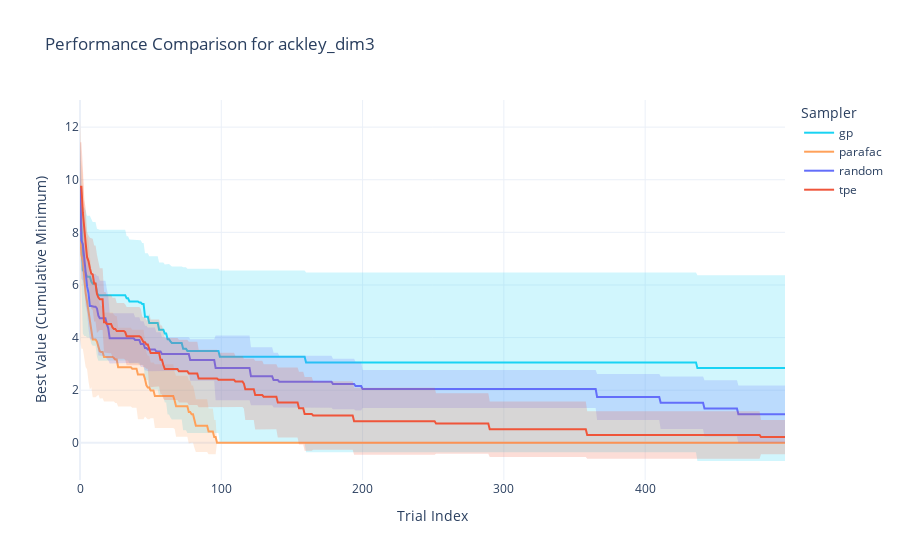
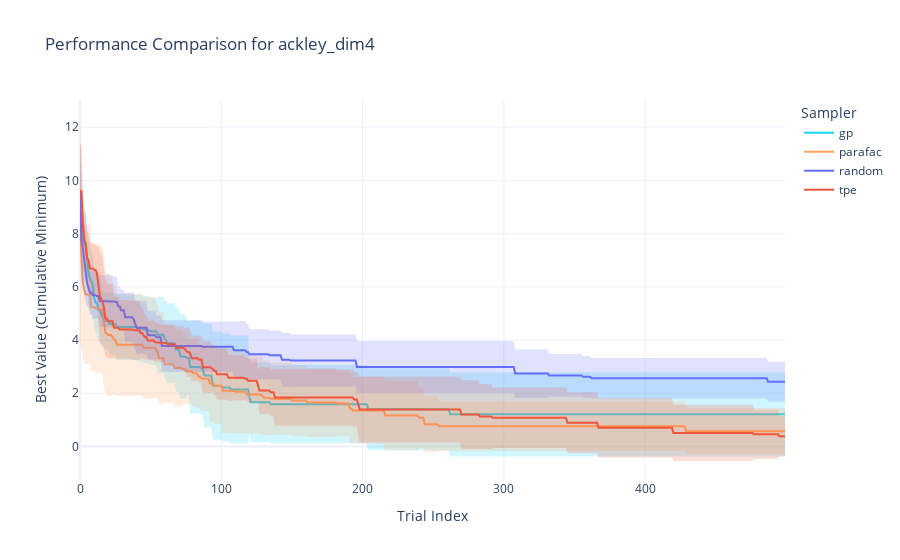
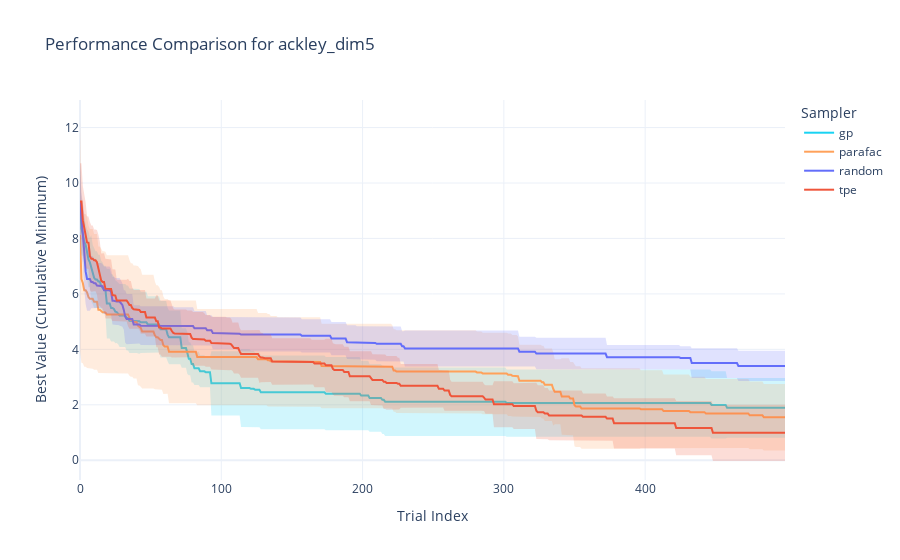
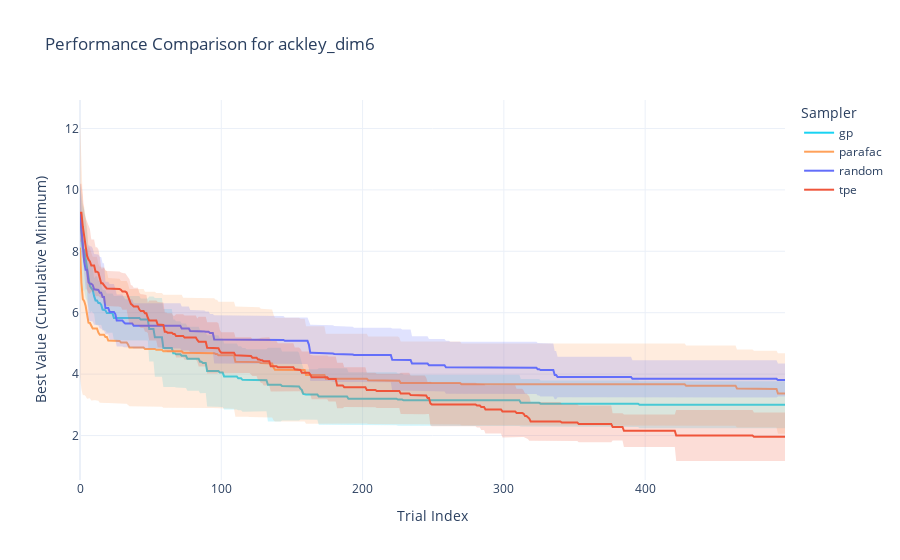

Here is the notebook cell these charts were saved with, in order:
### Code cell
import plotly.colors as pc
import plotly.graph_objects as go
from collections import defaultdict
import numpy as np




max_plot_length = 500


# Function to convert hex to rgba
def hex_to_rgba(hex_color, alpha=0.2):
    hex_color = hex_color.lstrip('#')
    rgb = tuple(int(hex_color[i:i+2], 16) for i in (0, 2, 4))
    return f'rgba({rgb[0]}, {rgb[1]}, {rgb[2]}, {alpha})'

# Updating sampler colors to HEX for compatibility
sampler_colors = {
    'random': pc.qualitative.Plotly[0],
    'tpe': pc.qualitative.Plotly[1],
    'gp': pc.qualitative.Plotly[2],
    'hgp': pc.qualitative.Plotly[3],
    'parafac': pc.qualitative.Plotly[4],
    'botorch': pc.qualitative.Plotly[5],
}

for objective_function, samplers in grouped_results.items():
    fig = go.Figure()

    if 'ackley_dim2' == objective_function or 'sphere_dim2' == objective_function:
        continue        

    if "parafac" not in [sampler_key.split("_")[2] for sampler_key in samplers]:
        continue

    for sampler_key in samplers:
        # サンプラーを抽出
        sampler_name = sampler_key.split("_")[2]  # "random", "tpe", etc.

        if sampler_name == "hgp":
            continue

        if sampler_name == "gp":
            continue


        # 各サンプラーの結果をプロット
        histories = results[sampler_key]
        max_length = max(len(h) for h in histories)
        padded_histories = [np.pad(h, (0, max_length - len(h)), 'edge') for h in histories]
        mean_history = np.mean(padded_histories, axis=0)
        std_history = np.std(padded_histories, axis=0)

        # プロットする範囲を制限
        truncated_mean_history = mean_history[:max_plot_length]
        truncated_std_history = std_history[:max_plot_length]

        # 1シグマの上下限を計算
        lower_bound = truncated_mean_history - truncated_std_history
        upper_bound = truncated_mean_history + truncated_std_history

        # 平均履歴をプロット
        fig.add_trace(go.Scatter(
            x=list(range(len(truncated_mean_history))),
            y=truncated_mean_history,
            mode='lines',
            name=sampler_name if sampler_name != "botorch" else "gp",
            line=dict(color=sampler_colors[sampler_name])
        ))

                # 1シグマの塗りつぶしを追加
        fig.add_trace(go.Scatter(
            x=list(range(len(truncated_mean_history))) + list(range(len(truncated_mean_history))[::-1]),
            y=list(upper_bound) + list(lower_bound[::-1]),
            fill='toself',
            fillcolor=hex_to_rgba(sampler_colors[sampler_name], alpha=0.2),
            line=dict(color='rgba(255,255,255,0)'),  # No border line
            hoverinfo="skip",  # Skip hover info for the fill
            showlegend=False  # Don't show in the legend
        ))


    # グラフの設定
    fig.update_layout(
        title=f"Performance Comparison for {objective_function}",
        xaxis_title="Trial Index",
        yaxis_title="Best Value (Cumulative Minimum)",
        legend_title="Sampler",
        template="plotly_white"
    )
    fig.show()

    
    import os
    file_name = os.path.join(results_dir, f"{objective_function}_history.png")
    fig.write_image(file_name)

### Figure 1 — Plotly figure (JSON) as saved in the notebook; plotly's stock layout.template omitted (floating-point values rounded to 4 significant figures; data arrays with more than 128 entries replaced by an {"elided": "..."} marker saying what was removed)
{"data": [{"line": {"color": "#19D3F3"}, "mode": "lines", "name": "gp", "type": "scatter", "x": {"elided": "500 int values"}, "y": {"elided": "500 float values"}}, {"fill": "toself", "fillcolor": "rgba(25, 211, 243, 0.2)", "hoverinfo": "skip", "line": {"color": "rgba(255,255,255,0)"}, "showlegend": false, "type": "scatter", "x": {"elided": "1000 int values"}, "y": {"elided": "1000 float values"}}, {"line": {"color": "#FFA15A"}, "mode": "lines", "name": "parafac", "type": "scatter", "x": {"elided": "500 int values"}, "y": {"elided": "500 float values"}}, {"fill": "toself", "fillcolor": "rgba(255, 161, 90, 0.2)", "hoverinfo": "skip", "line": {"color": "rgba(255,255,255,0)"}, "showlegend": false, "type": "scatter", "x": {"elided": "1000 int values"}, "y": {"elided": "1000 float values"}}, {"line": {"color": "#636EFA"}, "mode": "lines", "name": "random", "type": "scatter", "x": {"elided": "500 int values"}, "y": {"elided": "500 float values"}}, {"fill": "toself", "fillcolor": "rgba(99, 110, 250, 0.2)", "hoverinfo": "skip", "line": {"color": "rgba(255,255,255,0)"}, "showlegend": false, "type": "scatter", "x": {"elided": "1000 int values"}, "y": {"elided": "1000 float values"}}, {"line": {"color": "#EF553B"}, "mode": "lines", "name": "tpe", "type": "scatter", "x": {"elided": "500 int values"}, "y": {"elided": "500 float values"}}, {"fill": "toself", "fillcolor": "rgba(239, 85, 59, 0.2)", "hoverinfo": "skip", "line": {"color": "rgba(255,255,255,0)"}, "showlegend": false, "type": "scatter", "x": {"elided": "1000 int values"}, "y": {"elided": "1000 float values"}}], "layout": {"legend": {"title": {"text": "Sampler"}}, "title": {"text": "Performance Comparison for ackley_dim3"}, "xaxis": {"title": {"text": "Trial Index"}}, "yaxis": {"title": {"text": "Best Value (Cumulative Minimum)"}}}}

### Figure 2 — Plotly figure (JSON) as saved in the notebook; plotly's stock layout.template omitted (floating-point values rounded to 4 significant figures; data arrays with more than 128 entries replaced by an {"elided": "..."} marker saying what was removed)
{"data": [{"line": {"color": "#19D3F3"}, "mode": "lines", "name": "gp", "type": "scatter", "x": {"elided": "500 int values"}, "y": {"elided": "500 float values"}}, {"fill": "toself", "fillcolor": "rgba(25, 211, 243, 0.2)", "hoverinfo": "skip", "line": {"color": "rgba(255,255,255,0)"}, "showlegend": false, "type": "scatter", "x": {"elided": "1000 int values"}, "y": {"elided": "1000 float values"}}, {"line": {"color": "#FFA15A"}, "mode": "lines", "name": "parafac", "type": "scatter", "x": {"elided": "500 int values"}, "y": {"elided": "500 float values"}}, {"fill": "toself", "fillcolor": "rgba(255, 161, 90, 0.2)", "hoverinfo": "skip", "line": {"color": "rgba(255,255,255,0)"}, "showlegend": false, "type": "scatter", "x": {"elided": "1000 int values"}, "y": {"elided": "1000 float values"}}, {"line": {"color": "#636EFA"}, "mode": "lines", "name": "random", "type": "scatter", "x": {"elided": "500 int values"}, "y": {"elided": "500 float values"}}, {"fill": "toself", "fillcolor": "rgba(99, 110, 250, 0.2)", "hoverinfo": "skip", "line": {"color": "rgba(255,255,255,0)"}, "showlegend": false, "type": "scatter", "x": {"elided": "1000 int values"}, "y": {"elided": "1000 float values"}}, {"line": {"color": "#EF553B"}, "mode": "lines", "name": "tpe", "type": "scatter", "x": {"elided": "500 int values"}, "y": {"elided": "500 float values"}}, {"fill": "toself", "fillcolor": "rgba(239, 85, 59, 0.2)", "hoverinfo": "skip", "line": {"color": "rgba(255,255,255,0)"}, "showlegend": false, "type": "scatter", "x": {"elided": "1000 int values"}, "y": {"elided": "1000 float values"}}], "layout": {"legend": {"title": {"text": "Sampler"}}, "title": {"text": "Performance Comparison for ackley_dim4"}, "xaxis": {"title": {"text": "Trial Index"}}, "yaxis": {"title": {"text": "Best Value (Cumulative Minimum)"}}}}

### Figure 3 — Plotly figure (JSON) as saved in the notebook; plotly's stock layout.template omitted (floating-point values rounded to 4 significant figures; data arrays with more than 128 entries replaced by an {"elided": "..."} marker saying what was removed)
{"data": [{"line": {"color": "#19D3F3"}, "mode": "lines", "name": "gp", "type": "scatter", "x": {"elided": "500 int values"}, "y": {"elided": "500 float values"}}, {"fill": "toself", "fillcolor": "rgba(25, 211, 243, 0.2)", "hoverinfo": "skip", "line": {"color": "rgba(255,255,255,0)"}, "showlegend": false, "type": "scatter", "x": {"elided": "1000 int values"}, "y": {"elided": "1000 float values"}}, {"line": {"color": "#FFA15A"}, "mode": "lines", "name": "parafac", "type": "scatter", "x": {"elided": "500 int values"}, "y": {"elided": "500 float values"}}, {"fill": "toself", "fillcolor": "rgba(255, 161, 90, 0.2)", "hoverinfo": "skip", "line": {"color": "rgba(255,255,255,0)"}, "showlegend": false, "type": "scatter", "x": {"elided": "1000 int values"}, "y": {"elided": "1000 float values"}}, {"line": {"color": "#636EFA"}, "mode": "lines", "name": "random", "type": "scatter", "x": {"elided": "500 int values"}, "y": {"elided": "500 float values"}}, {"fill": "toself", "fillcolor": "rgba(99, 110, 250, 0.2)", "hoverinfo": "skip", "line": {"color": "rgba(255,255,255,0)"}, "showlegend": false, "type": "scatter", "x": {"elided": "1000 int values"}, "y": {"elided": "1000 float values"}}, {"line": {"color": "#EF553B"}, "mode": "lines", "name": "tpe", "type": "scatter", "x": {"elided": "500 int values"}, "y": {"elided": "500 float values"}}, {"fill": "toself", "fillcolor": "rgba(239, 85, 59, 0.2)", "hoverinfo": "skip", "line": {"color": "rgba(255,255,255,0)"}, "showlegend": false, "type": "scatter", "x": {"elided": "1000 int values"}, "y": {"elided": "1000 float values"}}], "layout": {"legend": {"title": {"text": "Sampler"}}, "title": {"text": "Performance Comparison for ackley_dim5"}, "xaxis": {"title": {"text": "Trial Index"}}, "yaxis": {"title": {"text": "Best Value (Cumulative Minimum)"}}}}

### Figure 4 — Plotly figure (JSON) as saved in the notebook; plotly's stock layout.template omitted (floating-point values rounded to 4 significant figures; data arrays with more than 128 entries replaced by an {"elided": "..."} marker saying what was removed)
{"data": [{"line": {"color": "#19D3F3"}, "mode": "lines", "name": "gp", "type": "scatter", "x": {"elided": "500 int values"}, "y": {"elided": "500 float values"}}, {"fill": "toself", "fillcolor": "rgba(25, 211, 243, 0.2)", "hoverinfo": "skip", "line": {"color": "rgba(255,255,255,0)"}, "showlegend": false, "type": "scatter", "x": {"elided": "1000 int values"}, "y": {"elided": "1000 float values"}}, {"line": {"color": "#FFA15A"}, "mode": "lines", "name": "parafac", "type": "scatter", "x": {"elided": "500 int values"}, "y": {"elided": "500 float values"}}, {"fill": "toself", "fillcolor": "rgba(255, 161, 90, 0.2)", "hoverinfo": "skip", "line": {"color": "rgba(255,255,255,0)"}, "showlegend": false, "type": "scatter", "x": {"elided": "1000 int values"}, "y": {"elided": "1000 float values"}}, {"line": {"color": "#636EFA"}, "mode": "lines", "name": "random", "type": "scatter", "x": {"elided": "500 int values"}, "y": {"elided": "500 float values"}}, {"fill": "toself", "fillcolor": "rgba(99, 110, 250, 0.2)", "hoverinfo": "skip", "line": {"color": "rgba(255,255,255,0)"}, "showlegend": false, "type": "scatter", "x": {"elided": "1000 int values"}, "y": {"elided": "1000 float values"}}, {"line": {"color": "#EF553B"}, "mode": "lines", "name": "tpe", "type": "scatter", "x": {"elided": "500 int values"}, "y": {"elided": "500 float values"}}, {"fill": "toself", "fillcolor": "rgba(239, 85, 59, 0.2)", "hoverinfo": "skip", "line": {"color": "rgba(255,255,255,0)"}, "showlegend": false, "type": "scatter", "x": {"elided": "1000 int values"}, "y": {"elided": "1000 float values"}}], "layout": {"legend": {"title": {"text": "Sampler"}}, "title": {"text": "Performance Comparison for ackley_dim6"}, "xaxis": {"title": {"text": "Trial Index"}}, "yaxis": {"title": {"text": "Best Value (Cumulative Minimum)"}}}}
